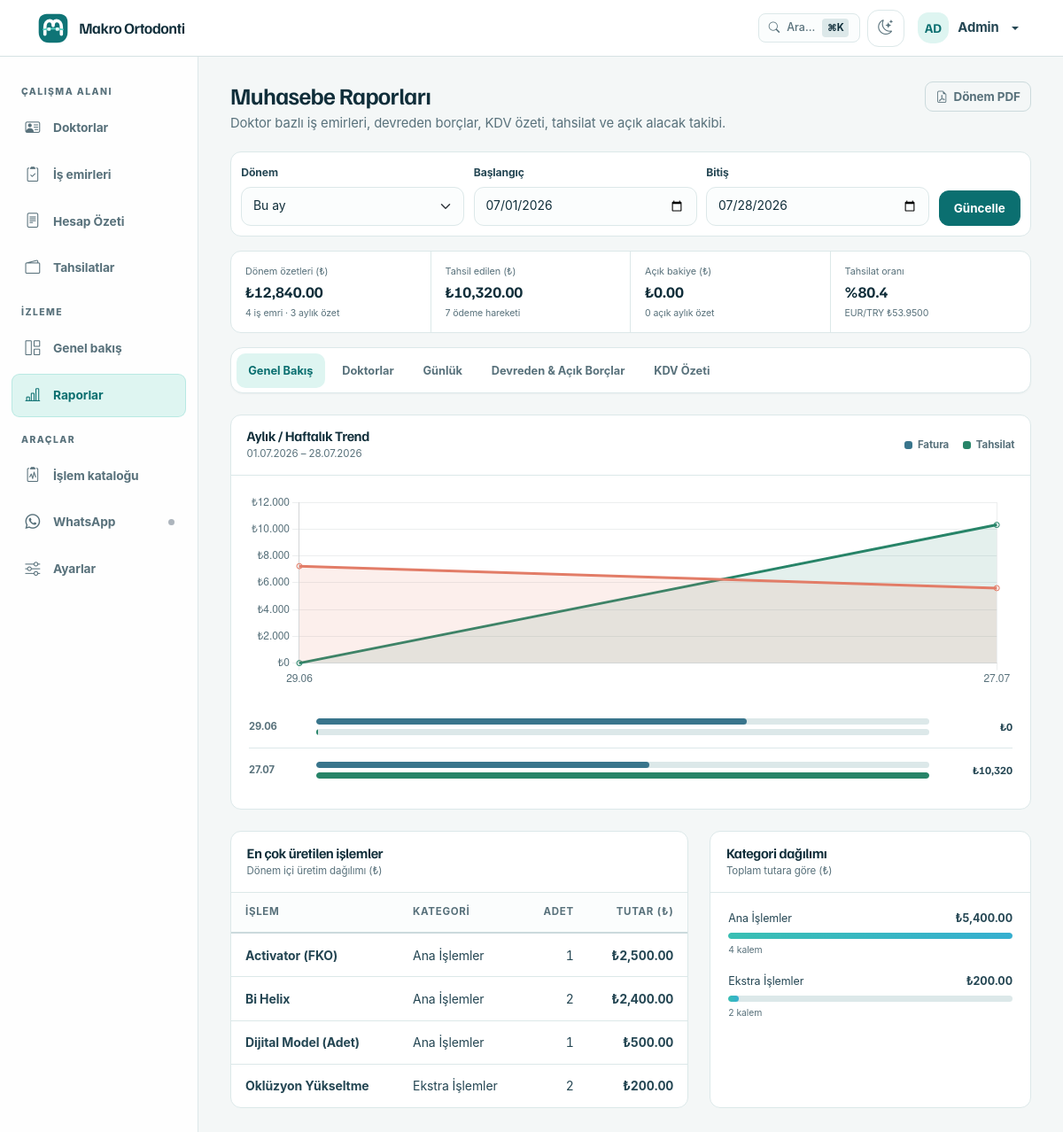
/reports/ (signed in), run on the app's committed database.
### app/models/models.py (models this page shows, shortened)
class User(UserMixin, Base, TimestampMixin):
    __tablename__ = "users"
    id: Mapped[int] = mapped_column(Integer, primary_key=True, autoincrement=True)
    username: Mapped[str] = mapped_column(String(50), nullable=False, unique=True, index=True)
    password_hash: Mapped[str] = mapped_column(String(256), nullable=False)
    full_name: Mapped[str] = mapped_column(String(150), nullable=False)
    role: Mapped[str] = mapped_column(String(20), nullable=False, default="staff", index=True)
    is_active: Mapped[bool] = mapped_column(Boolean, default=True, nullable=False)
    last_login: Mapped[datetime | None] = mapped_column(DateTime, nullable=True)
    api_token_hash: Mapped[str | None] = mapped_column(String(64), nullable=True, unique=True, index=True)
    ROLE_ADMIN = "admin"
    ROLE_STAFF = "staff"
    VALID_ROLES = [ROLE_ADMIN, ROLE_STAFF]

class ExchangeRate(Base, TimestampMixin):
    __tablename__ = "exchange_rates"
    id: Mapped[int] = mapped_column(Integer, primary_key=True, autoincrement=True)
    rate_date: Mapped[date] = mapped_column(nullable=False, index=True)
    eur_to_try: Mapped[Decimal] = mapped_column(Numeric(12, 4), nullable=False)
    usd_to_try: Mapped[Decimal] = mapped_column(Numeric(12, 4), nullable=True)
    source: Mapped[str] = mapped_column(String(50), default="ecb", nullable=False)
    __table_args__ = (
        UniqueConstraint("rate_date", "source", name="uq_exchange_rate_date_source"),
    )

### app/routes/reports.py (the view)
@reports_bp.route("/")
@login_required
@permissions_required("reports.view")
def index():
    today = date.today()
    start_date, end_date, selected_period = resolve_period(
        today,
        request.args.get("period", "this_month"),
        request.args.get("start_date", ""),
        request.args.get("end_date", ""),
    )
    data = fetch_report_data(start_date, end_date)
    overview = build_period_overview(
        start_date, end_date,
        data["invoices"], data["payments"],
        data["work_orders"], data["makbuzlar"], data["all_makbuzlar"],
        data.get("receivable_invoices"),
    )
    doctor_summaries = build_doctor_summaries(
        start_date, end_date,
        data["work_orders"], data["all_makbuzlar"],
    )
    aging = build_aging_buckets(end_date, data["all_makbuzlar"], data.get("receivable_invoices"))
    treatment_stats = build_treatment_stats(data["work_orders"])
    category_stats = build_category_stats(data["work_orders"])
    vat_summary = build_vat_summary(data["makbuzlar"])
    daily_rows = build_daily_rows(start_date, end_date, data["work_orders"], data["all_makbuzlar"])
    trend_rows = build_monthly_trend(start_date, end_date, data["work_orders"], data["all_makbuzlar"])
    max_trend = max(
        (max(r["issued"], r["collected"]) for r in trend_rows),
        default=Decimal("1"),
    ) or Decimal("1")
    max_category = max(
        (r.amount_try for r in category_stats),
        default=Decimal("1"),
    ) or Decimal("1")
    max_aging = max(
        (b.amount for b in aging),
        default=Decimal("1"),
    ) or Decimal("1")
    return render_template(
        "reports/index.html",
        today=today,
        start_date=start_date,
        end_date=end_date,
        selected_period=selected_period,
        overview=overview,
        doctor_summaries=doctor_summaries,
        aging=aging,
        treatment_stats=treatment_stats,
        category_stats=category_stats,
        category_labels=INVOICE_CATEGORY_LABELS,
        vat_summary=vat_summary,
        daily_rows=daily_rows,
        trend_rows=trend_rows,
        current_rate=data["current_rate"],
        max_trend=max_trend,
        max_category=max_category,
        max_aging=max_aging,
        month_names=MONTH_NAMES,
    )

### app/templates/reports/index.html (shortened to what this page needs)
{% extends "base.html" %}
{% block content %}
<header class="workspace-header">
    <div>
        <h1>Muhasebe Raporları</h1>
        <p>Doktor bazlı iş emirleri, devreden borçlar, KDV özeti, tahsilat ve açık alacak takibi.</p>
    </div>
    <div class="d-flex gap-2">
        <a href="{{ url_for('reports.period_pdf', period=selected_period, start_date=start_date.isoformat(), end_date=end_date.isoformat()) }}" class="btn btn-outline-secondary btn-sm" target="_blank">
            <i class="bi bi-file-earmark-pdf"></i> Dönem PDF
        </a>
    </div>
</header>
<form method="GET" class="toolbar-panel report-toolbar" aria-label="Rapor dönemi">
    <div>
        <label class="form-label" for="period">Dönem</label>
        <select class="form-select" id="period" name="period">
            <option value="this_month" {% if selected_period == 'this_month' %}selected{% endif %}>Bu ay</option>
        </select>
    </div>
    <div><label class="form-label" for="start_date">Başlangıç</label><input class="form-control" type="date" id="start_date" name="start_date" value="{{ start_date.isoformat() }}"></div>
    <div><label class="form-label" for="end_date">Bitiş</label><input class="form-control" type="date" id="end_date" name="end_date" value="{{ end_date.isoformat() }}"></div>
    <button class="btn btn-primary" type="submit">Güncelle</button>
</form>
<div class="summary-line summary-line--four" aria-label="Dönem özeti">
    <div><span>Dönem özetleri (₺)</span><strong>₺{{ "{:,.2f}".format(overview.issued_try) }}</strong><small>{{ overview.work_order_count }} iş emri · {{ overview.makbuz_count }} aylık özet</small></div>
    <div><span>Tahsil edilen (₺)</span><strong>₺{{ "{:,.2f}".format(overview.collected_try) }}</strong><small>{{ overview.payment_count }} ödeme hareketi</small></div>
    <div><span>Açık bakiye (₺)</span><strong>₺{{ "{:,.2f}".format(overview.outstanding_try) }}</strong><small>{{ aging|map(attribute='count')|sum }} açık aylık özet</small></div>
    <div><span>Tahsilat oranı</span><strong>%{{ "{:.1f}".format(overview.collection_ratio) }}</strong><small>{% if current_rate %}EUR/TRY ₺{{ "{:,.4f}".format(current_rate.eur_to_try) }}{% endif %}</small></div>
</div>
<ul class="nav nav-tabs mb-4" id="reportTabs" role="tablist">
    <li class="nav-item"><button class="nav-link active" data-bs-toggle="tab" data-bs-target="#tab-overview" type="button">Genel Bakış</button></li>
    <li class="nav-item"><button class="nav-link" data-bs-toggle="tab" data-bs-target="#tab-doctors" type="button">Doktorlar</button></li>
    <li class="nav-item"><button class="nav-link" data-bs-toggle="tab" data-bs-target="#tab-daily" type="button">Günlük</button></li>
    <li class="nav-item"><button class="nav-link" data-bs-toggle="tab" data-bs-target="#tab-aging" type="button">Devreden & Açık Borçlar</button></li>
    <li class="nav-item"><button class="nav-link" data-bs-toggle="tab" data-bs-target="#tab-vat" type="button">KDV Özeti</button></li>
</ul>
<div class="tab-content">
<div class="tab-pane fade show active" id="tab-overview">
    <section class="work-panel mb-4" aria-labelledby="trend-title">
        <div class="work-panel__header">
            <div><h2 id="trend-title">Aylık / Haftalık Trend</h2><p>{{ start_date.strftime('%d.%m.%Y') }} – {{ end_date.strftime('%d.%m.%Y') }}</p></div>
            <div class="report-legend"><span><i class="issued"></i>Fatura</span><span><i class="collected"></i>Tahsilat</span></div>
        </div>
        <div class="card-body">
            {% if trend_rows %}
            <div class="trend-chart-wrap">
                <canvas id="trend-chart" role="img" aria-label="Fatura ve tahsilat trend grafiği"></canvas>
            </div>
            {% endif %}
            {% for row in trend_rows %}
            <div class="report-trend-row">
                <span class="report-trend-label">{{ row.label }}</span>
                <div class="report-trend-bars">
                    <div title="Fatura: ₺{{ '{:,.0f}'.format(row.issued) }}"><span class="issued" style="width: {{ (row.issued / max_trend * 100)|round(1) }}%"></span></div>
                    <div title="Tahsilat: ₺{{ '{:,.0f}'.format(row.collected) }}"><span class="collected" style="width: {{ (row.collected / max_trend * 100)|round(1) }}%"></span></div>
                </div>
                <span class="report-trend-value">₺{{ "{:,.0f}".format(row.collected) }}</span>
            </div>
            {% else %}<div class="empty-state">Bu dönemde finans hareketi yok.</div>{% endfor %}
        </div>
    </section>
    <div class="row g-4 mb-4">
        <div class="col-xl-7">
            <section class="work-panel h-100" aria-labelledby="treatment-title">
                <div class="work-panel__header"><div><h2 id="treatment-title">En çok üretilen işlemler</h2><p>Dönem içi üretim dağılımı (₺)</p></div></div>
                <div class="table-responsive"><table class="table table-hover"><thead><tr><th>İşlem</th><th>Kategori</th><th class="text-end">Adet</th><th class="text-end">Tutar (₺)</th></tr></thead><tbody>
                    {% for stat in treatment_stats %}<tr><td><strong>{{ stat.name }}</strong></td><td>{{ category_labels.get(stat.category, stat.category) }}</td><td class="text-end">{{ stat.count }}</td><td class="text-end fw-bold">₺{{ "{:,.2f}".format(stat.amount_try) }}</td></tr>
                    {% else %}<tr><td colspan="4" class="empty-state">Bu dönemde üretilmiş işlem yok.</td></tr>{% endfor %}
                </tbody></table></div>
            </section>
        </div>
        <div class="col-xl-5">
            <section class="work-panel h-100" aria-labelledby="category-title">
                <div class="work-panel__header"><div><h2 id="category-title">Kategori dağılımı</h2><p>Toplam tutara göre (₺)</p></div></div>
                <div class="card-body">
                    {% for stat in category_stats %}<div class="report-category-row"><div><span>{{ category_labels.get(stat.category, stat.category) }}</span><strong>₺{{ "{:,.2f}".format(stat.amount_try) }}</strong></div><div class="progress"><span style="width: {{ (stat.amount_try / max_category * 100)|round(1) }}%"></span></div><small>{{ stat.count }} kalem</small></div>
                    {% else %}<div class="empty-state">Kategori verisi yok.</div>{% endfor %}
                </div>
            </section>
        </div>
    </div>
</div>
</div>
{% endblock %}
{% block scripts %}
{% if trend_rows %}
<script>
(function() {
    var canvas = document.getElementById('trend-chart');
    if (!canvas || typeof Chart === 'undefined') return;
    var labels = {{ trend_rows|map(attribute='label')|list|tojson }};
    var issued = {{ trend_rows|map(attribute='issued')|map('float')|list|tojson }};
    var collected = {{ trend_rows|map(attribute='collected')|map('float')|list|tojson }};
    var isDark = document.documentElement.getAttribute('data-bs-theme') === 'dark';
    var gridColor = isDark ? 'rgba(255,255,255,.08)' : 'rgba(16,46,58,.08)';
    var tickColor = isDark ? '#8da3ac' : '#58717b';
    new Chart(canvas.getContext('2d'), {
        type: 'line',
        data: {
            labels: labels,
            datasets: [
                {
                    label: 'Fatura',
                    data: issued,
                    borderColor: '#e27c67',
                    backgroundColor: 'rgba(226,124,103,.12)',
                    tension: .3,
                    fill: true,
                    pointRadius: 3,
                },
                {
                    label: 'Tahsilat',
                    data: collected,
                    borderColor: '#278468',
                    backgroundColor: 'rgba(39,132,104,.12)',
                    tension: .3,
                    fill: true,
                    pointRadius: 3,
                },
            ],
        },
        options: {
            responsive: true,
            maintainAspectRatio: false,
            interaction: { mode: 'index', intersect: false },
            plugins: {
                legend: { display: false },
                tooltip: {
                    callbacks: {
                        label: function(ctx) {
                            return ctx.dataset.label + ': ₺' + ctx.parsed.y.toLocaleString('tr-TR', { maximumFractionDigits: 0 });
                        },
                    },
                },
            },
            scales: {
                x: { grid: { color: gridColor }, ticks: { color: tickColor } },
                y: {
                    grid: { color: gridColor },
                    ticks: {
                        color: tickColor,
                        callback: function(value) { return '₺' + Number(value).toLocaleString('tr-TR', { maximumFractionDigits: 0 }); },
                    },
                },
            },
        },
    });
})();
</script>
{% endif %}
{% endblock %}

### app/templates/components/navbar.html (shortened to what this page needs)
<nav class="navbar fixed-top" aria-label="Üst menü">
    <div class="container-fluid">
        <a class="navbar-brand d-flex align-items-center" href="{{ url_for('dashboard.index') }}" aria-label="{{ clinic_name }} ana sayfa">
            <span class="brand-mark" aria-hidden="true"></span>
            <span class="brand-copy"><span>{{ clinic_name }}</span></span>
        </a>
        <ul class="navbar-nav ms-auto flex-row align-items-center gap-2">
                {% if current_user.is_authenticated %}
                <li class="nav-item">
                    <button class="cmd-k-trigger" type="button" data-bs-toggle="modal" data-bs-target="#commandPaletteModal" title="Hızlı Arama (Cmd+K)">
                        <i class="bi bi-search"></i>
                        <span class="d-none d-sm-inline">Ara...</span>
                        <span class="cmd-k-badge">⌘K</span>
                    </button>
                </li>
                <li class="nav-item">
                    <button class="theme-toggle" type="button" aria-label="Tema değiştir" title="Açık/Koyu tema">
                        <i class="bi bi-moon-stars" aria-hidden="true"></i>
                    </button>
                </li>
                <li class="nav-item dropdown">
                    <a class="nav-link dropdown-toggle user-menu" href="#" data-bs-toggle="dropdown" aria-expanded="false" aria-label="{{ current_user.full_name }} kullanıcı menüsü">
                        <span class="user-avatar" aria-hidden="true">{{ current_user.full_name[:2]|upper }}</span>
                        <span class="user-name">{{ current_user.full_name }}</span>
                    </a>
                </li>
                {% endif %}
        </ul>
    </div>
</nav>

### data on the page
User: full_name "AD", full_name "Admin"
ExchangeRate: eur_to_try "53.9500"

### other printed values
{{ clinic_name }} "Makro Ortodonti"
{{ "{:,.2f}".format(overview.issued_try) }} "12,840.00"
{{ overview.work_order_count }} "4"
{{ overview.makbuz_count }} "3"
{{ "{:,.2f}".format(overview.collected_try) }} "10,320.00"
{{ overview.payment_count }} "7"
{{ "{:,.2f}".format(overview.outstanding_try) }} "0.00"
{{ aging|map(attribute='count')|sum }} "0"
{{ "{:.1f}".format(overview.collection_ratio) }} "80.4"
{{ start_date.strftime('%d.%m.%Y') }} "01.07.2026"
{{ end_date.strftime('%d.%m.%Y') }} "28.07.2026"
{{ row.label }} "29.06" "27.07"
{{ "{:,.0f}".format(row.collected) }} "0" "10,320"
{{ stat.name }} "Activator (FKO)" "Bi Helix" "Dijital Model (Adet)" "Oklüzyon Yükseltme"
{{ category_labels.get(stat.category, stat.category) }} "Ana İşlemler" "Ana İşlemler" "Ana İşlemler" "Ekstra İşlemler"
